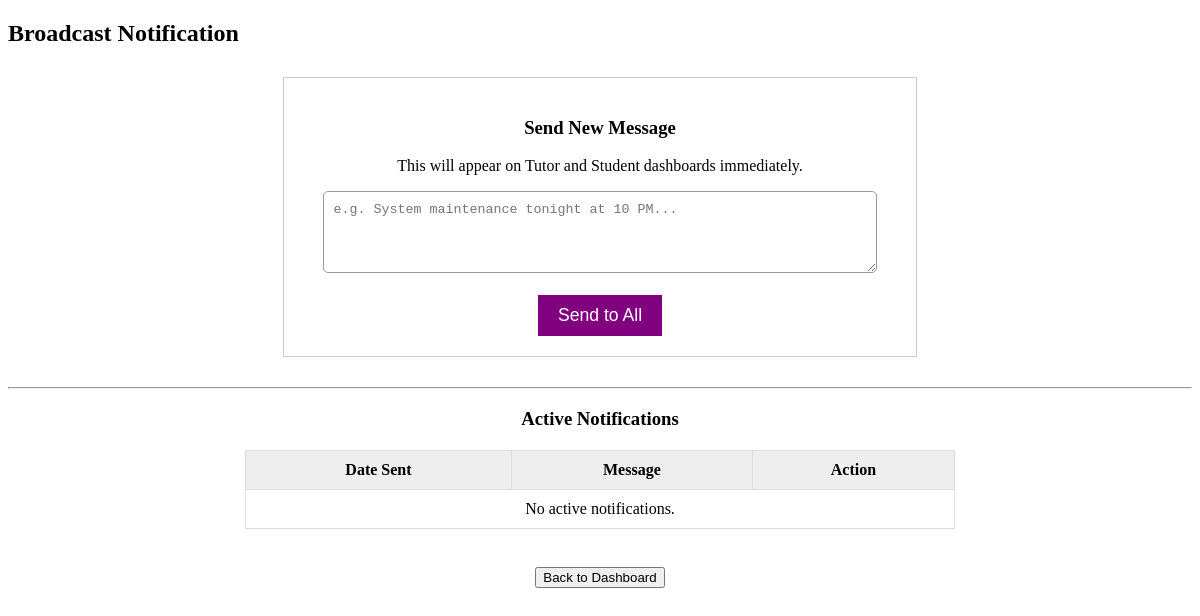
The app's page /View/vw_admin/v_send_notification.php (signed in), older data.
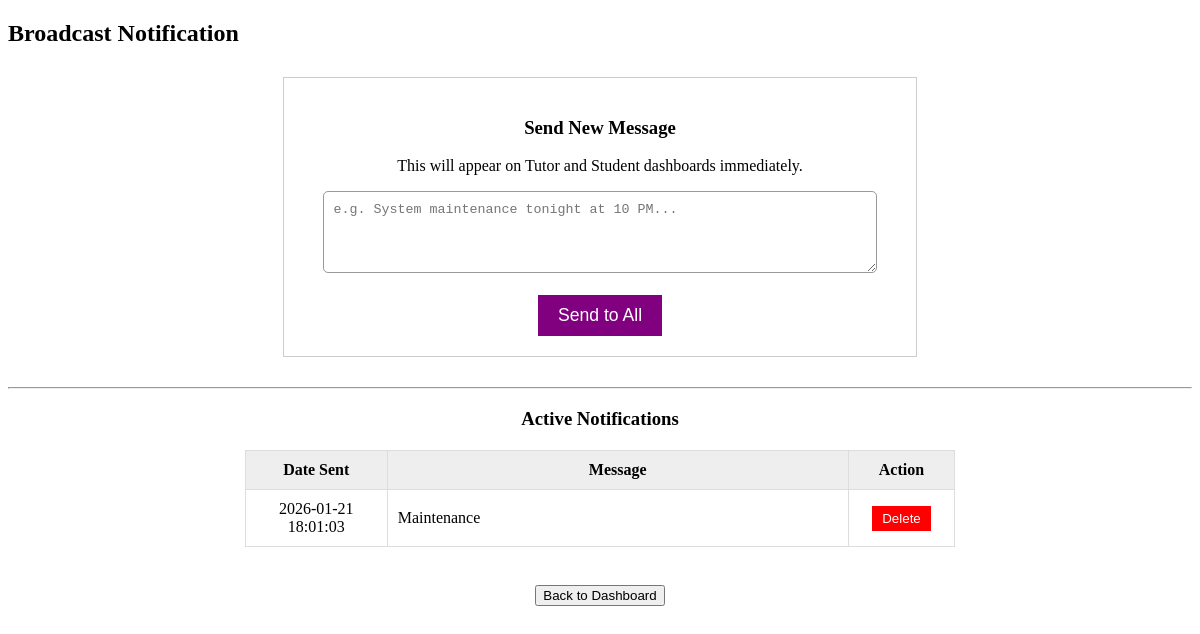
The same page, newer data.
### tables this page shows
CREATE TABLE `notifications` (
  `id` int(11) NOT NULL,
  `message` text NOT NULL,
  `created_at` timestamp NOT NULL DEFAULT current_timestamp()
);

### Model/m_notification.php (called while the page is built, shortened)
<?php
function getAllNotifications() {
    $conn = dbConnect();
    $sql = "SELECT * FROM notifications ORDER BY created_at DESC";
    $result = mysqli_query($conn, $sql);
    $list = [];
    while($row = mysqli_fetch_assoc($result)) {
        $list[] = $row;
    }
    return $list;
}
?>

### View/vw_admin/v_send_notification.php (the view, shortened to what this page needs)
<?php
require_once("../../Model/m_notification.php");
$history = getAllNotifications();
?>
<!DOCTYPE html>
<html>
<head>
    <link rel="stylesheet" href="v_admin_style.css">
</head>
<body>
    <h2>Broadcast Notification</h2>
    <div class="msg-box">
        <form action="../../Controller/c_notification.php" method="POST">
            <h3>Send New Message</h3>
            <p>This will appear on Tutor and Student dashboards immediately.</p>
            <textarea name="message" rows="4" placeholder="e.g. System maintenance tonight at 10 PM..." required></textarea>
            <br><br>
            <button type="submit" name="send_broadcast" class="btn-send">Send to All</button>
        </form>
    </div>
    <hr>
    <h3 style="text-align:center;">Active Notifications</h3>
    <table>
        <thead>
            <tr>
                <th>Date Sent</th>
                <th>Message</th>
                <th>Action</th>
            </tr>
        </thead>
        <tbody>
            <?php if(count($history) > 0): ?>
                <?php foreach($history as $n): ?>
                    <tr>
                        <td style="width: 20%;"><?php echo $n['created_at']; ?></td>
                        <td style="text-align:left;"><?php echo $n['message']; ?></td>
                        <td style="width: 15%;">
                            <form action="../../Controller/c_notification.php" method="POST" onsubmit="return confirm('Delete this message? It will disappear from all dashboards.');">
                                <button type="submit" name="delete_notification" class="btn-del">Delete</button>
                            </form>
                        </td>
                    </tr>
                <?php endforeach; ?>
            <?php else: ?>
                <tr><td colspan="3">No active notifications.</td></tr>
            <?php endif; ?>
        </tbody>
    </table>
    <br>
    <div style="text-align:center;">
        <button onclick="location.href='v_admin_home.php'">Back to Dashboard</button>
    </div>
</body>
</html>

Row changes from the older to the newer data that the page shows:
added notifications: created_at "2026-01-21 18:01:03", message "Maintenance"
Text that changed along with them:
text no longer shown: "No active notifications."
